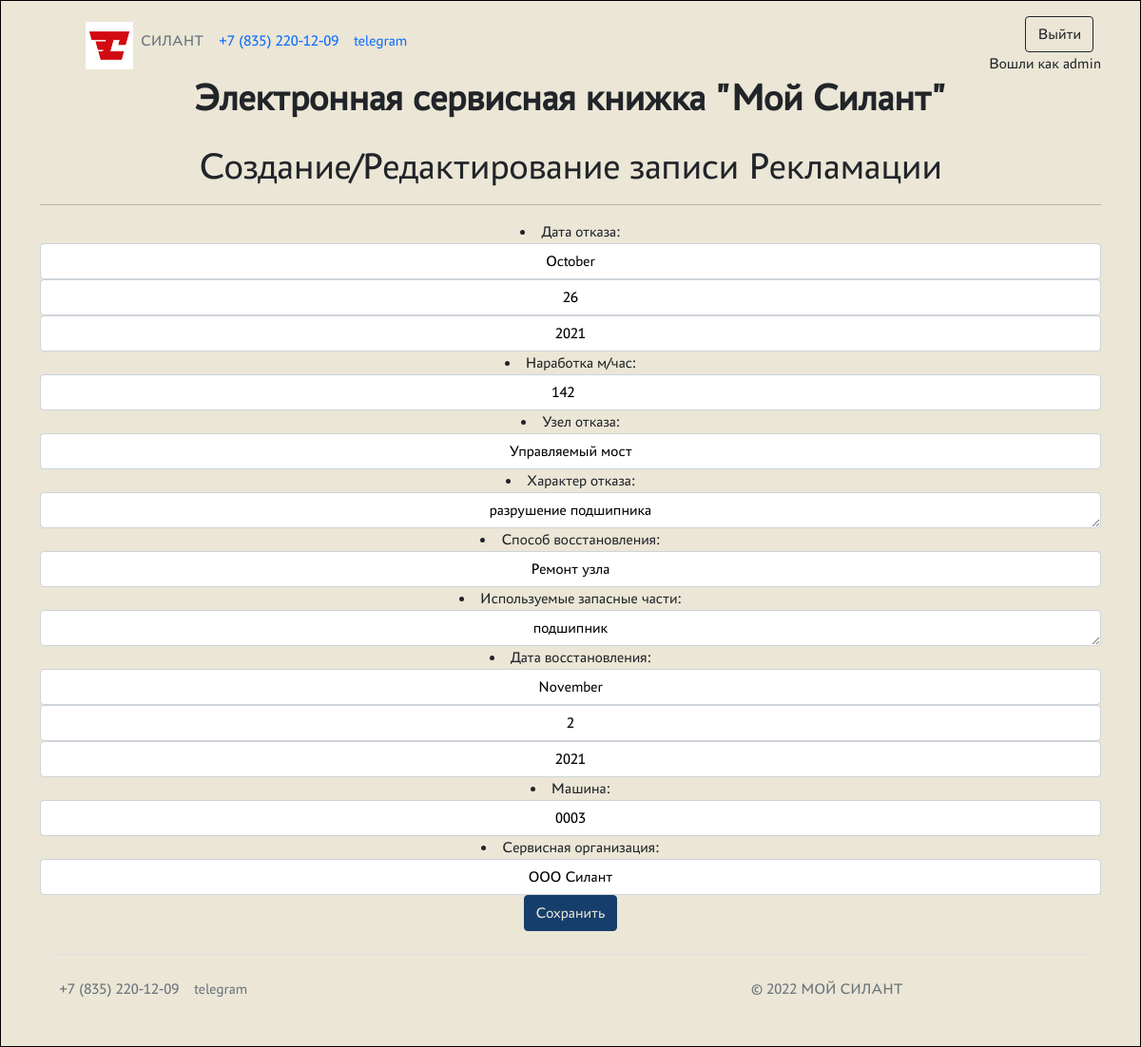
Page /cars/complaints/edit/7/ (signed in) on the committed database.
### backend/models.py (models this page shows, shortened)
class Complaints(models.Model):
    date_of_refusal = models.DateField(verbose_name='Дата отказа')
    operating_time = models.IntegerField(verbose_name='Наработка м/час')
    failure_node = models.ForeignKey(Failure_node, on_delete=models.CASCADE, verbose_name='Узел отказа')
    description_failure = models.TextField(max_length=1024, verbose_name='Характер отказа')
    recovery_method = models.ForeignKey(Recovery_method, on_delete=models.CASCADE, verbose_name='Способ восстановления')
    parts_used = models.TextField(verbose_name='Используемые запасные части', null = True, blank=True)
    date_of_restoration = models.DateField(verbose_name='Дата восстановления')
    equipment_downtime = models.IntegerField(verbose_name='Время простоя техники', null = True, blank=True, editable=False)
    car = models.ForeignKey(Car, on_delete=models.CASCADE, verbose_name='Машина')
    service_company = models.ForeignKey(Service_company, on_delete=models.CASCADE, verbose_name='Сервисная организация')
    class Meta:
        verbose_name = 'Рекламации'
        verbose_name_plural = 'Рекламации'
        ordering = ['date_of_refusal']
        permissions = (
            ('view_complaints_noclient', 'complaints view no client'),
            ('view_complaints_noservice', 'Can view no service')
        )

### backend/views.py (the view, shortened to what this page needs)
# urls.py: path('complaints/edit/<int:pk>/', ComplaintsUpdateView.as_view(), name='edit_complaints'),
class ComplaintsUpdateView(PermissionRequiredMixin, UpdateView):
    form_class = ComplaintsForm
    model = Complaints
    template_name = 'complaints/create_complaints.html'
    permission_required = ('silant.change_complaints', )
    success_url = '/cars/complaints/'

### backend/models.py (called while the page is built)
    def __str__(self):
        return f'{self.name}'

    def __str__(self):
        return f'{self.serial_number}'

### templates/complaints/create_complaints.html (shortened to what this page needs)
{% extends 'flatpages/default.html' %}
{% block content %}
<h1>Создание/Редактирование записи Рекламации</h1>
<hr>
<form action="" method="post" enctype="multipart/form-data">
    {{ form.as_ul }}
    <button class="btn btn-silant-blue" type="submit">Сохранить</button>
</form>
{% endblock content %}

### templates/flatpages/default.html (shortened to what this page needs)
<!DOCTYPE html>
{% load static %}
<html lang="ru">
<head>
    <link href="{% static 'css/styles.css' %}" rel="stylesheet" />
    <link href="{% static 'css/custom.css' %}" rel="stylesheet" />
</head>
<body>
    <div class="wrapper">
        <header class="p-3 bg-silant-sands text-header">
            <div class="container">
                <div class="d-flex flex-wrap align-items-center justify-content-center justify-content-lg-start">
                    <a href="/" class="d-flex align-items-center mb-2 mb-lg-0 text-header text-decoration-none">
                        <svg class="bi me-2" width="40" height="32" role="img" aria-label="Bootstrap"><use xlink:href="#bootstrap"></use></svg>
                    </a>
                    <ul class="nav col-12 col-lg-auto me-lg-auto mb-2 justify-content-center mb-md-0">
                        <li><img width="50px" height="50px" src="{% static 'media/LogotypeRed.jpg' %}"></li>
                        <li><a href="/cars/" class="nav-link px-2 text-secondary">СИЛАНТ</a></li>
                        <li><a href="tel:88352201209" class="nav-link px-2 text-header">+7 (835) 220-12-09</a></li>
                        <li><a href="https://t.me/chzsa21" class="nav-link px-2 text-header">telegram</a></li>
                    </ul>
                    <div class="text-end">
                        {% if user.is_authenticated %}
                            <ul class="navbar-nav ms-auto">
                                <li class="nav-item">
                                    <a class="btn btn-outline-dark me-2 text-header" href="/accounts/logout/">Выйти</a>
                                </li>
                            </ul>
                            Вошли как {{ request.user.username }}
                        {% else %}
                            <ul class="navbar-nav ms-auto">
                                <li class="nav-item">
                                    <a class="btn btn-outline-dark me-2" href="/accounts/login/">Войти</a>
                                </li>
                            </ul>
                        {% endif %}
                    </div>
                </div>
                <div class="nav col-12 col-lg-auto me-lg-auto mb-2 justify-content-center mb-md-0">
                    <h1><b>Электронная сервисная книжка "Мой Силант"</b></h1>
                </div>
            </div>
        </header>
        <div class="container">
            <div class="row">
                <div class="col-lg-12 text-center">
                    {% block content %}{% endblock content %}
                </div>
            </div>
            <div class="container">
                <footer class="d-flex flex-wrap justify-content-between align-items-end py-3 my-4 border-top">
                    <ul class="nav col-md-4 justify-content-start mb-0 position-relative z-index-1">
                        <li class="nav-item"><a href="tel:88352201209" class="nav-link px-2 text-muted">+7 (835) 220-12-09</a></li>
                        <li class="nav-item"><a href="https://t.me/chzsa21" class="nav-link px-2 text-muted">telegram</a></li>
                    </ul>
                    <p class="col-md-4 mb-0 text-muted p-2 m-0">© 2022 МОЙ СИЛАНТ</p>
                </footer>
            </div>
        </div>
    </body>
</html>

### static/css/custom.css (style rules this page uses)
:root { --silant-blue: #163e6c; --silant-red: #d20a11; --silant-sands: #ebe6d6; }
body { font-family: "PT-Astra-Sans_Regular"; background-color: var(--silant-sands); }
.btn-silant-blue { color: var(--silant-sands); background-color: var(--silant-blue); border-color: var(--silant-blue); }
.container { overflow: auto; background-color: var(--silant-sands); }
.wrapper { display: -webkit-flex; display: flex; flex-direction: column; min-height: 100%; margin: 0 auto; border: 1px solid black; }
header { background-color: var(--silant-sands); }
@media (max-width: 1920px) { html { font-size: 19px; } }
@media (max-width: 1366px) { html { font-size: 18px; } }
@media (max-width: 1536px) { html { font-size: 17px; } }
@media (max-width: 1440px) { html { font-size: 16px; } }

### rows in the picture
Complaints: operating_time "142", failure_node "Управляемый мост", description_failure "разрушение подшипника", recovery_method "Ремонт узла", parts_used "подшипник", car "0003", service_company "ООО Силант"

### other values in the picture
{{ request.user.username }} "admin"
